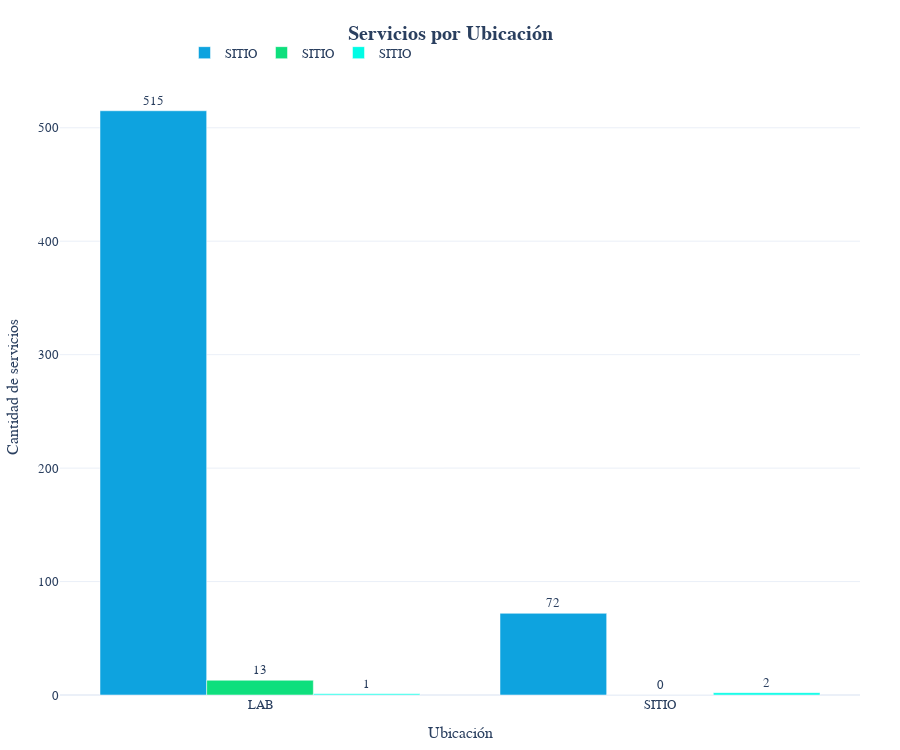

Notebook code for this chart:
### Code cell
# Definir una paleta de colores verdizules
colors = ["#0ea3df", "#0edf7d", "#01fce5 "]

# Obtener los diferentes tipos de servicio y ubicaciones
tipos_de_servicio = loc_melted['Tipo de Servicio'].unique()

traces = []

# Para asignar un color diferente a cada ubicación, usamos enumerate
for i, tipos_de_serv in enumerate(tipos_de_servicio):
    df_servicio = loc_melted[loc_melted['Tipo de Servicio'] == tipos_de_serv]
    
    # Creamos customdata para enviar la información al hover
    custom_data = df_servicio[['Ubicación', 'Tipo de Servicio']]
    
    traces.append(
        go.Bar(
            x=df_servicio['Ubicación'],
            y=df_servicio['Total'],
            name=ubic,
            text=df_servicio['Total'],
            textposition='outside',
            customdata=custom_data,
            hovertemplate=(
                '<b>Ubicación:</b> %{customdata[0]}<br>'
                '<b>Tipo de Servicio:</b> %{customdata[1]}<br>'
                '<b>Cantidad:</b> %{y:,}<extra></extra>'
            ),
            marker=dict(color=colors[i % len(colors)]),
        )
    )

layout = go.Layout(
    title=dict(
        text="<b>Servicios por Ubicación</b>",
        x=0.5,
        font=dict(size=20)
    ),
    font=dict(family="Arial", size=13),
    xaxis_title='Ubicación',
    yaxis_title='Cantidad de servicios',
    barmode='group',
    template="plotly_white",
    height=750,
    legend=dict(
        orientation="h",
        yanchor="bottom",
        y=1.02,
        xanchor="center",
        x=0.3,
        bgcolor='rgba(255,255,255,0.8)',
    ),
    margin=dict(t=80, b=50, l=60, r=40)
)

fig = go.Figure(data=traces, layout=layout)
fig.show()

### Figure 1 — Plotly figure (JSON) as saved in the notebook; plotly's stock layout.template omitted (floating-point values rounded to 4 significant figures)
{"data": [{"customdata": [["LAB", "Calibración"], ["SITIO", "Calibración"]], "hovertemplate": "<b>Ubicación:</b> %{customdata[0]}<br><b>Tipo de Servicio:</b> %{customdata[1]}<br><b>Cantidad:</b> %{y:,}<extra></extra>", "marker": {"color": "#0ea3df"}, "name": "SITIO", "text": [515.0, 72.0], "textposition": "outside", "type": "bar", "x": ["LAB", "SITIO"], "y": [515.0, 72.0]}, {"customdata": [["LAB", "Estudio"], ["SITIO", "Estudio"]], "hovertemplate": "<b>Ubicación:</b> %{customdata[0]}<br><b>Tipo de Servicio:</b> %{customdata[1]}<br><b>Cantidad:</b> %{y:,}<extra></extra>", "marker": {"color": "#0edf7d"}, "name": "SITIO", "text": [13.0, 0.0], "textposition": "outside", "type": "bar", "x": ["LAB", "SITIO"], "y": [13.0, 0.0]}, {"customdata": [["SITIO", "Mantenimiento"], ["LAB", "Mantenimiento"]], "hovertemplate": "<b>Ubicación:</b> %{customdata[0]}<br><b>Tipo de Servicio:</b> %{customdata[1]}<br><b>Cantidad:</b> %{y:,}<extra></extra>", "marker": {"color": "#01fce5 "}, "name": "SITIO", "text": [2.0, 1.0], "textposition": "outside", "type": "bar", "x": ["SITIO", "LAB"], "y": [2.0, 1.0]}], "layout": {"barmode": "group", "font": {"family": "Arial", "size": 13}, "height": 750, "legend": {"bgcolor": "rgba(255,255,255,0.8)", "orientation": "h", "x": 0.3, "xanchor": "center", "y": 1.02, "yanchor": "bottom"}, "margin": {"b": 50, "l": 60, "r": 40, "t": 80}, "title": {"font": {"size": 20}, "text": "<b>Servicios por Ubicación</b>", "x": 0.5}, "xaxis": {"title": {"text": "Ubicación"}}, "yaxis": {"title": {"text": "Cantidad de servicios"}}}}
